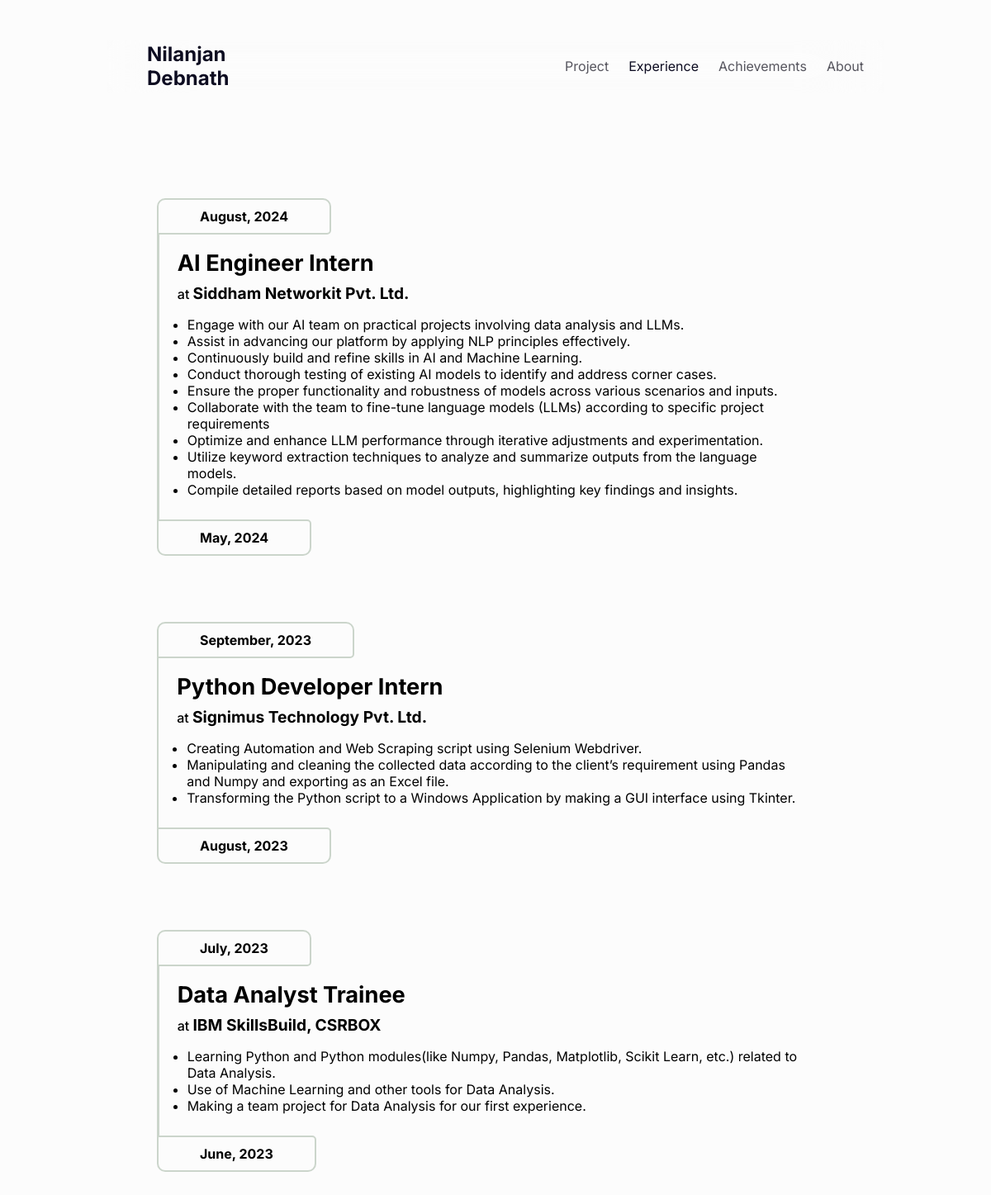
Screenshot of /experience with the database file from the repository.
### app/models.py (models this page shows, shortened)
class Expriences(models.Model):
    index = models.IntegerField(default=None)
    title=models.CharField(max_length=100)
    company=models.CharField(max_length=100)
    url = models.URLField(default=None)
    details=models.TextField(max_length=5000, default=None)
    startdate=models.DateField()
    enddate=models.DateField()

### app/views.py (the view)
# urls.py: path('experience', views.experiences, name="experience"),
def experiences(request):
    experiences = Expriences.objects.all().order_by('-enddate')
    return render(request, "experiences.html", {"experiences":experiences})

### app/views.py (called while the page is built)
@register.filter(name='split')
def split(value, separator):
    return value.split(separator)

### templates/experiences.html
{% extends "base.html" %}
{% block main %}
{% load static %}
<head>
    <link rel="stylesheet" href="{% static 'CSS/experiences_.css' %}">
</head>
<body>
    <div class="experiences">
        {% for experience in experiences %}
        <div class="experience">
            <h2 class="date end">{{ experience.enddate | date:"F, Y" }}</h2>
            <div class="container">
                <div class="horizontal_line"></div>
                <div class="container1">
                    <h1 class="job_title"> {{ experience.title }} </h1>
                    <h2 class="company">at <span> {{  experience.company }} </span></h2>
                    <ul class="details">
                        {% with experience.details|linebreaksbr|split:"<br>" as lines %}
                            {% for line in lines %}
                                <li>{{ line }}</li>
                            {% endfor %}
                        {% endwith %}
                    </ul>
                </div>
            </div>
            <h2 class="date start">{{ experience.startdate | date:"F, Y" }}</h2>
        </div>
        {% endfor %}
    </div>
</body>
{% endblock %}

### static/CSS/base.css (style rules this page uses)
* { margin: 0; padding: 0; box-sizing: border-box; scroll-behavior: smooth; }
body { background-color: #FCFCFC; font-family: Inter; padding: 0 calc(15vw - 50px); }

### static/CSS/experiences_.css (style rules this page uses)
.experiences { display: flex; flex-direction: column; padding: 5vh 0; }
.experience { display: flex; flex-direction: column; padding: 5vh 5vw; }
.date { font-size: 1rem; width: fit-content; border-radius: 5px; border: 2px solid rgba(90, 122, 90, 0.3); padding: 10px 50px; margin: 0; }
.end { border-top-left-radius: 10px; border-top-right-radius: 10px; border-bottom-left-radius: 0; }
.start { border-top-left-radius: 0; border-bottom-right-radius: 10px; border-bottom-left-radius: 10px; }
.container { display: flex; flex-direction: row; justify-content: start; }
.horizontal_line { width: 3px; margin: 0; background-color: #5a7a5a4d; }
.container1 { padding: 10px; }
.job_title { font-size: 1.7rem; margin: 0; padding: 1vh 1vw; }
.company { font-size: 1rem; font-weight: 500; padding: 0 1vw; margin: 0; }
.company > span { font-size: 1.2rem; font-weight: bold; }
.details { margin: 0; padding: 2vh 2vw; }

### rows the page displays
Expriences: enddate "August, 2024", title "AI Engineer Intern", company "Siddham Networkit Pvt. Ltd.", lines "Engage with our AI team on practical projects involving data analysis and LLMs." "Assist in advancing our platform by applying NLP principles effectively." "Continuously build and refine skills in AI and Machine Learning." "Conduct thorough testing of existing AI models to identify and address corner cases." "Ensure the proper functionality and robustness of models across various scenarios and inputs." "Collaborate with the team to fine-tune language models (LLMs) according to specific project requirements" "Optimize and enhance LLM performance through iterative adjustments and experimentation." "Utilize keyword extraction techniques to analyze and summarize outputs from the language models." "Compile detailed reports based on model outputs, highlighting key findings and insights.", startdate "May, 2024"
Expriences: enddate "September, 2023", title "Python Developer Intern", company "Signimus Technology Pvt. Ltd.", lines "Creating Automation and Web Scraping script using Selenium Webdriver." "Manipulating and cleaning the collected data according to the client’s requirement using Pandas and Numpy and exporting as an Excel file." "Transforming the Python script to a Windows Application by making a GUI interface using Tkinter.", startdate "August, 2023"
Expriences: enddate "July, 2023", title "Data Analyst Trainee", company "IBM SkillsBuild, CSRBOX", lines "Learning Python and Python modules(like Numpy, Pandas, Matplotlib, Scikit Learn, etc.) related to Data Analysis." "Use of Machine Learning and other tools for Data Analysis." "Making a team project for Data Analysis for our first experience.", startdate "June, 2023"
